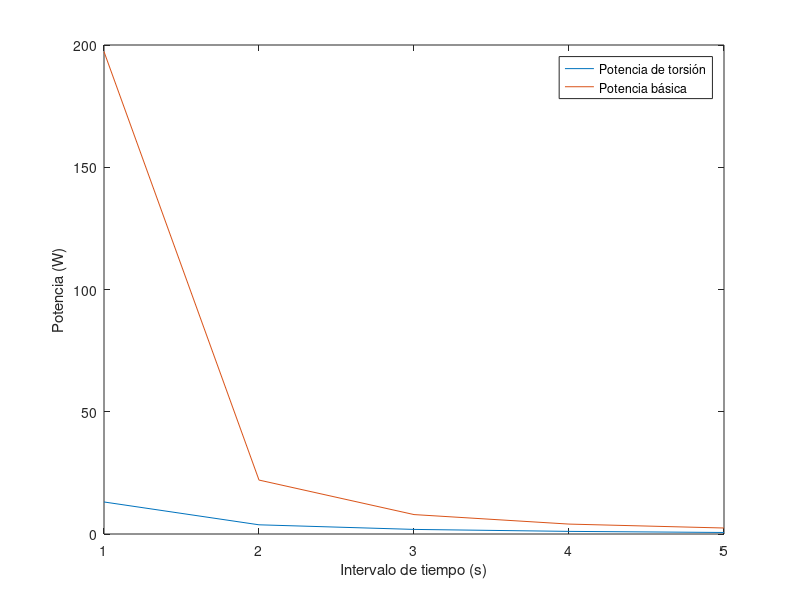

Reproduce this figure in MATLAB.
% José Antonio Fernández López
% TFG - Generación de energía con una turbina eólica flotante

%% Pruebas

%% Configuración

    % Densidad del aire
       Ro = 1.225; %Kg/m^3

    % Longitud de la pala
        L = 55; %m

    % Número de segmentos en los que se divide la pala
        N = 5;
        i = 1:N;

    % Ángulo inicial de giro
        theta_1 = 150; %Grados [º]

    % Variación de Theta_i
        Delta_theta = 0.05; %Grados [º]

        %Creamos el ángulo de torsión
        theta_i = zeros(1,N);
    
            for j = 1:N
                if j < 2
                    theta_i(1) = theta_1;
                else
                    theta_i(j) = theta_i(j-1) + Delta_theta;
                end
            end
    
        theta_1 = (theta_1 * pi) / 180; %Rad
        Delta_theta = (Delta_theta * pi) / 180; %Rad
        theta_i = (theta_i .* pi) / 180; %Rad
        
    % Velocidad del viento
        u = 1:1:100; %m/s
        v = 15;
    % Densidad del material de la pala
        CFRP = 14100; %kg/m^3
        GFRP = 15000; %kg/m^3
        GFEpoxi = 17000; %kg/m^3
        dens_pala = [CFRP GFRP GFEpoxi];
    
    % Masa de la pala
        masa_pala = 5000; %Kg

%% Fórmulas para el cálculo inicial y completo de la pala de la turbina eólica.
 
  % Establecemos el buje y la punta
    Buje = 3; %m
    Punta = 1; %m
    L_i = L/N;
  % Se calcula la hipotenusa de borde de fuga
    H_bf = sqrt(((Buje - Punta)^2) + L^2);
  % Ahora el ángulo Phi, con el que decrece la chord line a lo largo de L
    Phi = asin( (Buje - Punta) / H_bf );
    Phi_deg = (Phi * 180) / pi;
  % Variables necesarias para el cálculo de la chord line
    altura_i = (((2*i) -1) * L) / (2*N);
    diagonal_i = (((2*i) -1) * H_bf) / (2*N);
    x_i = sqrt(diagonal_i.^2 - altura_i.^2);
   % Ya se puede obtener la línea de cuerda de cada segmento
    c_i = Buje - x_i;
    
  % Usando algunas fórmulas del desarrollo de Carlos Armenta Deu,
  % referenciado en mi trabajo.
    % Lado inicial de la pala
        c_left_i = c_i + (L_i/2) * tan(Phi);
    % Lado final de la pala
        c_right_i = c_i - (L_i/2) * tan(Phi);
    % Área de la pala
        S_i = ((c_left_i + c_right_i) * L) / 2;

    %Definición del brazo
        cateto_buje = (Buje/2) - (Punta/2);
        R_brazo = sqrt(cateto_buje.^2 + L.^2);
        brazo_i = (((2*i) -1) .* R_brazo) / (2*N);
    % Momento de inercia de un rectángulo
        S_pala = sum(S_i); 
        m_i = (S_i/S_pala) * masa_pala;


        
    % Momento inercia del área de un trapecio
        I_area = (L_i^3).*((c_right_i.^2) + (4.*c_right_i.*c_left_i) + (c_left_i.^2)) ./ (36 .* (c_right_i + c_left_i));
        steiner_theorem = m_i .* (brazo_i.^2);

        I_eje_paralelo = I_area + steiner_theorem;

    % Momento de inercia general
        I = dens_pala(3) .* I_eje_paralelo;



    % Calculamos el tiempo, lo que tarda el viento en atravesar el
    % segmento
        intervalo_tiempo = c_i ./ u(v);
    
%% Cuando solo presenta ángulo de cabeceo
    % Fuerza del viento
        F_viento_i = (1/2) .* Ro .* S_i .* (u(v).^2);
    % Fuerza normal
        F_normal_i = F_viento_i .* sin(theta_1);
    % Momento de torsión
        torque_0 = F_normal_i .* brazo_i;
    % Torque global
        torque_global_0 = sum(torque_0);



    % Aceleración angular
        alpha_ang_0 = torque_global_0 ./ I;
    % Velocidad angular
        Omega_0 = alpha_ang_0 .* intervalo_tiempo;
    % Potencia de la pala
        potencia_0 = torque_global_0 * Omega_0

%% Cuando presenta ángulo de cabeceo y torsión de los segmentos

    % Fuerza normal
        F_normal_i_torsion = F_viento_i .* sin(theta_i);
    % Momento de torsión
        %Se necesita multiplicar por el seno del ángulo de torsión para
        %sacar el torque del área efectiva
        torque_1 = zeros(1,N);
      
            for j = 1:5
                if j < 2
                    torque_1(1) = F_normal_i_torsion(1) .* brazo_i(1);
                else
                       %AQUÍ TMB SE ME PRESENTA UN PROBLEMA, SE ME HACE LA
                       %MEDIDA MUY ENORME, ALGO PASA.
                    torque_1(j) = F_normal_i_torsion(j) .* brazo_i(j) ./ cos(Delta_theta);
                end
            end

    % Torque global
        torque_global_1 = sum(torque_1);

    % Aceleración angular
        alpha_ang_1 = torque_1 ./ I;
    % Velocidad angular
        Omega_1 = alpha_ang_1 .* intervalo_tiempo;
    % Potencia de la pala
        potencia_1 = torque_global_1 * Omega_1


        
 %% Representaciones

    figure('Name','Potencia en cada segmento de la pala con u fija','NumberTitle','off');
        plot(i,potencia_1);
        hold on;
        plot(i,potencia_0);
        xlabel('Intervalo de tiempo (s)');
        ylabel('Potencia (W)');
        legend('Potencia de torsión','Potencia básica')
